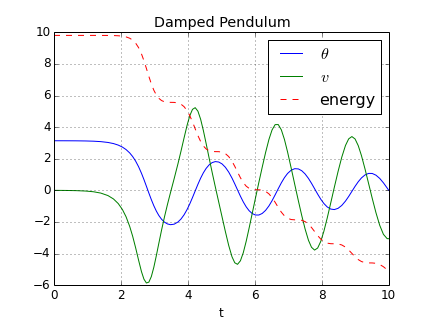

Write the Python code that produced this figure.
# File:   pendulum_plot.py
# Author: Warren Weckesser, www.warrenweckesser.net

from numpy import loadtxt
import matplotlib.pyplot as plt
from matplotlib.font_manager import FontProperties


t, theta, v, energy = loadtxt('pendulum.dat', unpack=True)

plt.figure(1, figsize=(6,4.5)).subplots_adjust(bottom=0.12)
plt.xlabel('t')
plt.grid(True)
plt.hold(True)
lw = 1
plt.plot(t,theta, 'b', linewidth=lw)
h = plt.plot(t, v, 'g', linewidth=lw)
plt.plot(t,energy, 'r--', linewidth=lw)
plt.legend((r'$\theta$', r'$v$', 'energy'), prop=FontProperties(size=16))
plt.title('Damped Pendulum')
plt.savefig('pendulum_plot.png', dpi=72, transparent=True)

# show()


